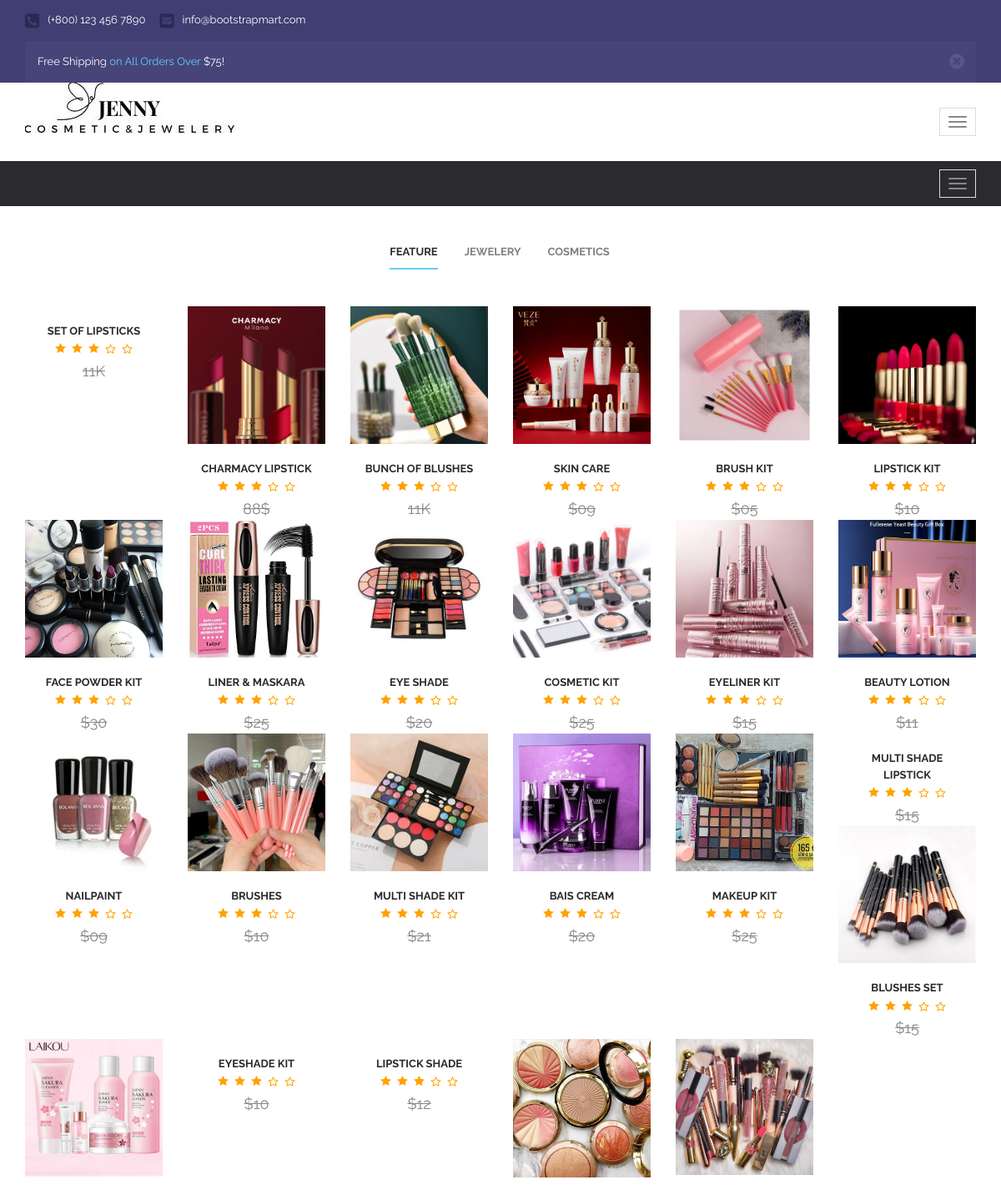
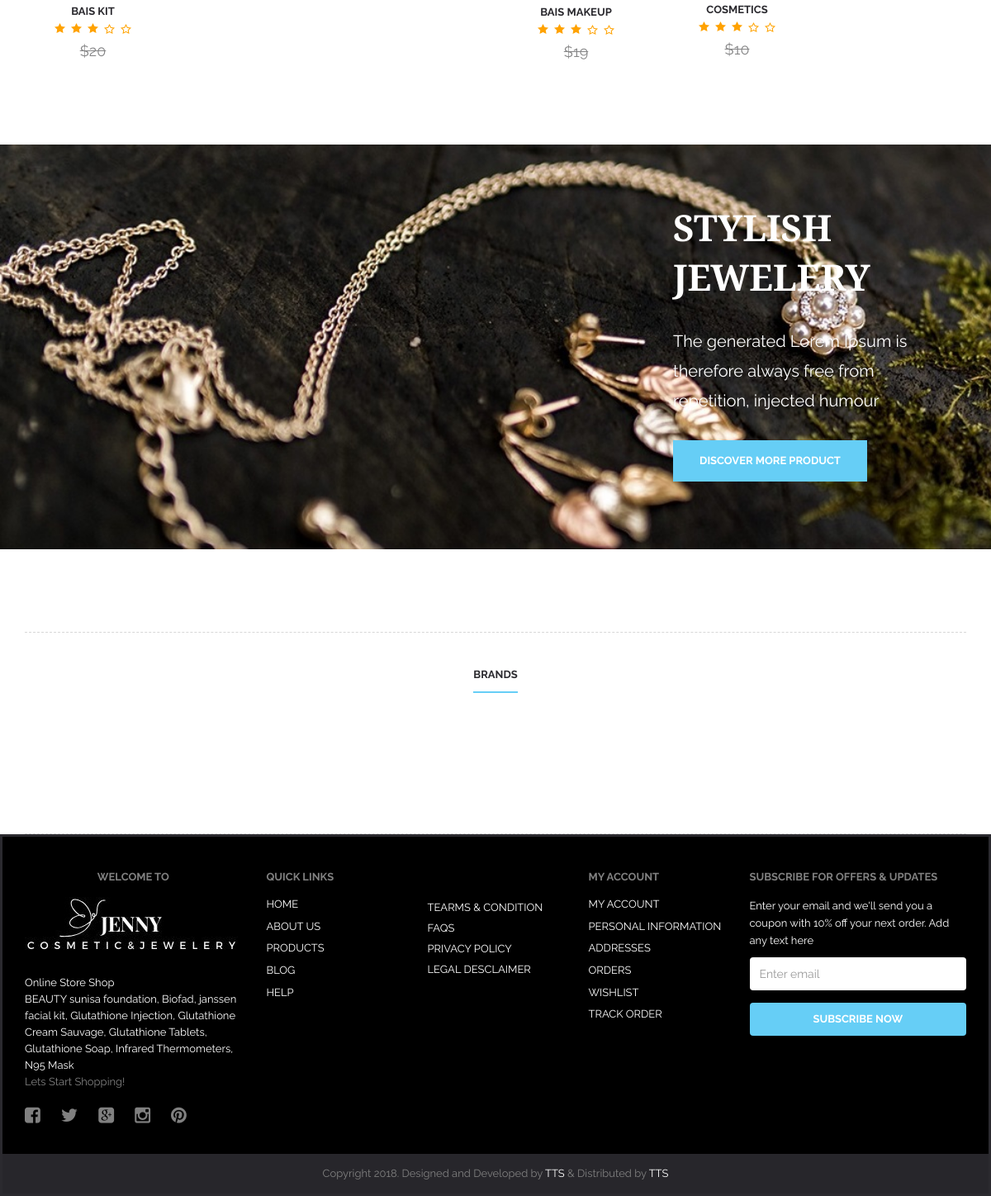
Page /cosmetics.php (signed in) on the committed database (2 pictures, top to bottom).
### tables this page shows
CREATE TABLE `addproduct` (
  `pid` int(11) NOT NULL,
  `ptitle` varchar(255) NOT NULL,
  `pdescription` text NOT NULL,
  `pcategory` int(255) NOT NULL,
  `pprice` varchar(255) NOT NULL,
  `pimage` varchar(255) NOT NULL,
  `status` tinyint(4) NOT NULL DEFAULT 1
);

### cosmetics.php (the view, shortened to what this page needs)
<?php
 include('includes/navbar.php');
 include('includes/config.php');
 ?>
 <html>
              <div class="newest" id="newest">
                  <div class="container">
                      <div class="newest-content">
                          <div class="newest-tab">
                              <ul id="myTab" class="nav nav-tabs newest" role="tablist">
                                  <li role="presentation" class="active">
                                      <a href="feature.php" id="cat-1" role="tab" data-toggle="tab" aria-controls="1" aria-expanded="true">Feature</a>
                                  </li>
                                  <li role="presentation">
                                      <a href="jewelery.php" role="tab" id="cat-2" data-toggle="tab" aria-controls="2">Jewelery</a>
                                  </li>
                                  <li role="presentation">
                                      <a href="cosmetics.php" role="tab" id="cat-3" data-toggle="tab" aria-controls="3">Cosmetics</a>
                                  </li>
                              </ul>
                              <div id="myTabContent" class="tab-content">
                                  <div role="tabpanel" class="tab-pane fade in active" id="1" aria-labelledby="cat-1">
                                      <div class="row clearfix">
                                      <?php
					$cosmeticsfetch = "SELECT * from `addproduct` where pcategory = '1'";
					$runquery = mysqli_query($connection, $cosmeticsfetch);
					if(mysqli_num_rows($runquery) > 0){
						while($row = mysqli_fetch_assoc($runquery)){
					?>
                                          <div class="col-md-4 col-lg-2 col-sm-12">
                                              <div class="product-fade">
													<div class="product-fade-wrap">
                                                        <div id="product-image" class="">
                                                            <div class="item"><img src="<?php echo 'images/' . $row['pimage'];?>" alt="" class="img-responsive"></div>
                                                        </div>
													</div>
                                              </div>
                                              <div class="product-name">
                                                  <a href=""><?php echo $row['ptitle'];?></a>
                                              </div>
                                              <div class="star-1"></div>
                                              <div class="product-price">
                                                  <span><?php echo $row['pprice'];?></span>
                                              </div>
                                          </div>
               <?php
                        }
                    }
                    ?>
                                      </div>
                                  </div>
                              </div>
                          </div>
                      </div>
                  </div>
              </div>
              <div class="content-offers" style="background:url(images/slider5.jpg); background-size: cover;">
                  <div class="container">
                      <div class="ct-offers">
                          <div class="ct-offers-title" style="color: white; margin-left: 80px;">Stylish Jewelery</div>
                          <p style="color: white;margin-left: 80px;">The generated Lorem Ipsum is therefore always free from repetition, injected humour</p>
                          <a href="" class="btn btn-blue"  style="margin-left: 80px;">Discover more Product</a>
                      </div>
                  </div>
              </div>
              <div class="brands">
                  <div class="container">
                      <div class="brands-inner">
                          <div class="brand-title">
                              <span>Brands</span>
                          </div>
                          <div id="slider-home">
                              <div id="brand-carousel" class="owl-carousel owl-theme">
                                  <div class="item">
                                      <img src="images/brand-2.png" alt="slide-1" class="img-responsive">
                                  </div>
                                  <div class="item">
                                      <img src="images/brand-3.png" alt="slide-1" class="img-responsive">
                                  </div>
                                  <div class="item">
                                      <img src="images/brand-4.png" alt="slide-1" class="img-responsive">
                                  </div>
                                  <div class="item">
                                      <img src="images/brand-1.png" alt="slide-1" class="img-responsive">
                                  </div>
                                  <div class="item">
                                      <img src="images/brand-5.png" alt="slide-1" class="img-responsive">
                                  </div>
                              </div>
                          </div>
                      </div>
                  </div>
              </div>
          </div>
<?php
include('includes/footer.php')
?>

### includes/navbar.php (shortened to what this page needs)
<!DOCTYPE html>
<html lang="en">
  <head>
    <link href='font-awesome/css/font-awesome.css' rel='stylesheet' type='text/css'>
    <link href="css/bootstrap.min.css" rel="stylesheet">
    <link href="style.css" rel="stylesheet">
    <link href="responsive.css" rel="stylesheet">
    <link href="css/owl.carousel.css" rel="stylesheet">
    <link href="css/owl.theme.css" rel="stylesheet">
    <link href="css/owl.transitions.css" rel="stylesheet">
    <link href="css/prettyPhoto.css" rel="stylesheet">
  </head>
  <body bgcolor="white">
      <div id="wrapper" class="homepage-1">
          <div id="header">
              <div class="top">
                  <div class="container">
                      <ul class="top-support">
                          <li><i class="fa fa-phone-square"></i><span>(+800) 123 456 7890</span></li>
                          <li><a href=""><i class="fa fa-envelope-square"></i><span>info@bootstrapmart.com</span></a></li>
                      </ul>
                      <div class="clearfix"></div>
                      <div class="top-offers show-mobile">
                          <div class="alert alert-warning alert-dismissible fade in offers" role="alert">
                              <button type="button" class="close" data-dismiss="alert" aria-label="Close"><span aria-hidden="true"><i class="fa fa-times-circle"></i></span></button>
                              Free Shipping <a href="">on All Orders Over</a> $75!
                          </div>
                      </div>
                  </div>
              </div>
              <div id="believe-nav">
                  <div class="container">
                      <div class="min-marg">
                          <nav class="navbar navbar-default" >
                                  <div class="navbar-header">
                                      <button type="button" class="navbar-toggle collapsed" data-toggle="collapse" data-target="#bs-example-navbar-collapse-1">
                                          <span class="icon-bar"></span>
                                          <span class="icon-bar"></span>
                                          <span class="icon-bar"></span>
                                      </button>
                                      <a class="navbar-brand" href="index.php" style="margin-top:-30px;"><img src="images/lo1.jpg" alt=""></a>
                                  </div>
                          </nav>
                      </div>
                  </div>
              </div>
              <div id="cat-nav">
              <div class="container">
                  <nav class="navbar navbar-default">
                      <div class="navbar-header">
                          <button type="button" class="navbar-toggle collapsed" data-toggle="collapse" data-target="#cat-nav-mega">
                              <span class="icon-bar"></span>
                              <span class="icon-bar"></span>
                              <span class="icon-bar"></span>
                          </button>
                      </div>
                  </nav>
              </div>
              </div>
          </div>

### includes/footer.php (shortened to what this page needs)
<html>
</html>
<div id="footer" class="foot">
              <div class="footer-widget" style="background-color: black;">
                  <div class="container">
                      <div class="row">
                          <div class="col-md-3">
                              <div class="text-widget">
                                  <div class="wid-title" ><center> Welcome to</center></div>
                                  <img src="images/lo2.jpg" alt="">
                                  <p>Online Store Shop <br> BEAUTY sunisa foundation, Biofad, janssen facial kit,
                                  Glutathione Injection, Glutathione Cream Sauvage, Glutathione Tablets, Glutathione
                                  Soap, Infrared Thermometers, N95 Mask<br><a href="">Lets Start Shopping!</a>
                                  </p>
                                  <ul class="ft-soc clearfix">
                                      <li><a href=""><i class="fa fa-facebook-square"></i></a></li>
                                      <li><a href=""><i class="fa fa-twitter"></i></a></li>
                                      <li><a href=""><i class="fa fa-google-plus-square"></i></a></li>
                                      <li><a href=""><i class="fa fa-instagram"></i></a></li>
                                      <li><a href=""><i class="fa fa-pinterest"></i></a></li>
                                  </ul>
                              </div>
                          </div>
                          <div class="col-md-2">
                              <div class="quick-links">
                                  <div class="wid-title">Quick Links</div>
                                  <ul>
                                      <li><a href="index.php">Home</a></li>
                                      <li><a href="about.php">About US</a></li>
                                      <li><a href="products.php">Products</a></li>
                                      <li><a href="blogdetails.php">blog</a></li>
                                      <li><a href="#">help</a></li>
                                  </ul>
                              </div>
                          </div>
                          <div class="col-md-2">
                              <div class="term">
                                  <div class="wid-title">&nbsp;</div>
                                  <p>
                                      <a href="#">Tearms & condition</a><br/>
                                      <a href="#">FAQs</a><br/>
                                      <a href="#">Privacy Policy</a><br/>
                                      <a href="#">Legal Desclaimer</a><br/>
                                  </p>
                              </div>
                          </div>
                          <div class="col-md-2">
                              <div class="quick-links">
                                  <div class="wid-title">My Account</div>
                                  <ul>
                                      <li><a href="#">My Account</a></li>
                                      <li><a href="#">Personal Information</a></li>
                                      <li><a href="#">Addresses</a></li>
                                      <li><a href="#">Orders</a></li>
                                      <li><a href="#">Wishlist</a></li>
                                      <li><a href="#">track order</a></li>
                                  </ul>
                              </div>
                          </div>
                          <div class="col-md-3">
                              <div class="subscribe">
                                  <div class="wid-title">Subscribe for OFFERS & UPDATES</div>
                                  <p>
                                      Enter your email and we'll send you a coupon
                                      with 10% off your next order. Add any text here
                                  </p>
                                  <form>
                                      <div class="form-group">
                                          <input type="email" class="form-control" id="exampleInputEmail1" placeholder="Enter email">
                                      </div>
                                      <button type="submit" class="btn btn-default">Subscribe Now</button>
                                  </form>
                              </div>
                          </div>
                      </div>
                  </div>
              </div>
              <div class="footer-text">
                  <div class="container">
                      <p>Copyright 2018. Designed and Developed by <a href="https://bootstrapmart.com/">TTS </a> &amp; Distributed by <a href="https://themewagon.com/">TTS</a></p>
                  </div>
              </div>
          </div>
  </body>
</html>

### responsive.css (style rules this page uses)
.top-offers.show-mobile, #open-srch-form-mod { display:none; }
@media (max-width:1200px) { #cat-nav .navbar-toggle { margin:10px 0; } }
@media (max-width:1200px) { .top-offers { display:none; } }
@media (max-width:1200px) { .top-offers.show-mobile { display:block; float:none; width:100%; max-width:none; } }
@media (max-width:1200px) { .offers { width:100%; max-width:none; } }
@media (max-width:1200px) { .navbar-header { float: none; } }
@media (max-width:1200px) { .navbar-toggle { display: block; margin:0 15px; border-radius:0; } }

### includes/footer.php (style rules this page uses)
.foot { border: 3px solid #2b2a2f; box-sizing: border-box; transition: all 0.2s ease-in; }

### rows in the picture
addproduct: ptitle "SET OF LIPSTICKS", pprice "11K"
addproduct: pimage (picture), ptitle "CHARMACY LIPSTICK", pprice "88$"
addproduct: pimage (picture), ptitle "BUNCH OF BLUSHES", pprice "11K"
addproduct: pimage (picture), ptitle "SKIN CARE", pprice "$09"
addproduct: pimage (picture), ptitle "BRUSH KIT", pprice "$05"
addproduct: pimage (picture), ptitle "LIPSTICK KIT", pprice "$10"
addproduct: pimage (picture), ptitle "FACE POWDER KIT", pprice "$30"
addproduct: pimage (picture), ptitle "LINER & MASKARA", pprice "$25"
addproduct: pimage (picture), ptitle "EYE SHADE", pprice "$20"
addproduct: pimage (picture), ptitle "COSMETIC KIT", pprice "$25"
addproduct: pimage (picture), ptitle "EYELINER KIT", pprice "$15"
addproduct: pimage (picture), ptitle "BEAUTY LOTION", pprice "$11"
addproduct: pimage (picture), ptitle "NAILPAINT", pprice "$09"
addproduct: pimage (picture), ptitle "BRUSHES", pprice "$10"
addproduct: pimage (picture), ptitle "MULTI SHADE KIT", pprice "$21"
addproduct: pimage (picture), ptitle "BAIS CREAM", pprice "$20"
addproduct: pimage (picture), ptitle "MAKEUP KIT", pprice "$25"
addproduct: ptitle "MULTI SHADE LIPSTICK", pprice "$15"
addproduct: pimage (picture), ptitle "BLUSHES SET", pprice "$15"
addproduct: pimage (picture), ptitle "BAIS KIT", pprice "$20"
addproduct: ptitle "EYESHADE KIT", pprice "$10"
addproduct: ptitle "LIPSTICK SHADE", pprice "$12"
addproduct: pimage (picture), ptitle "BAIS MAKEUP", pprice "$19"
addproduct: pimage (picture), ptitle "COSMETICS", pprice "$10"
